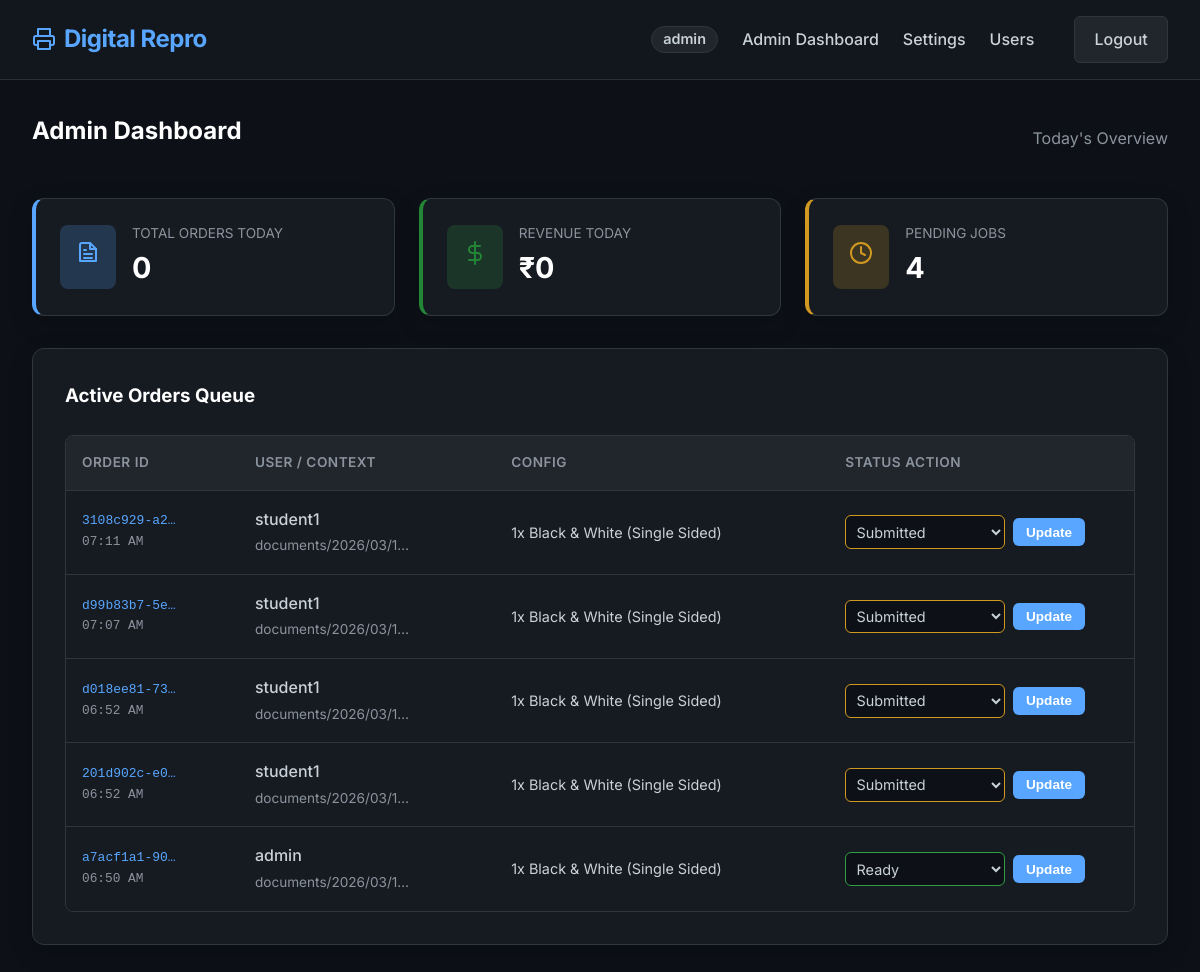
Before: /dashboard/ (signed in) with the older database file.
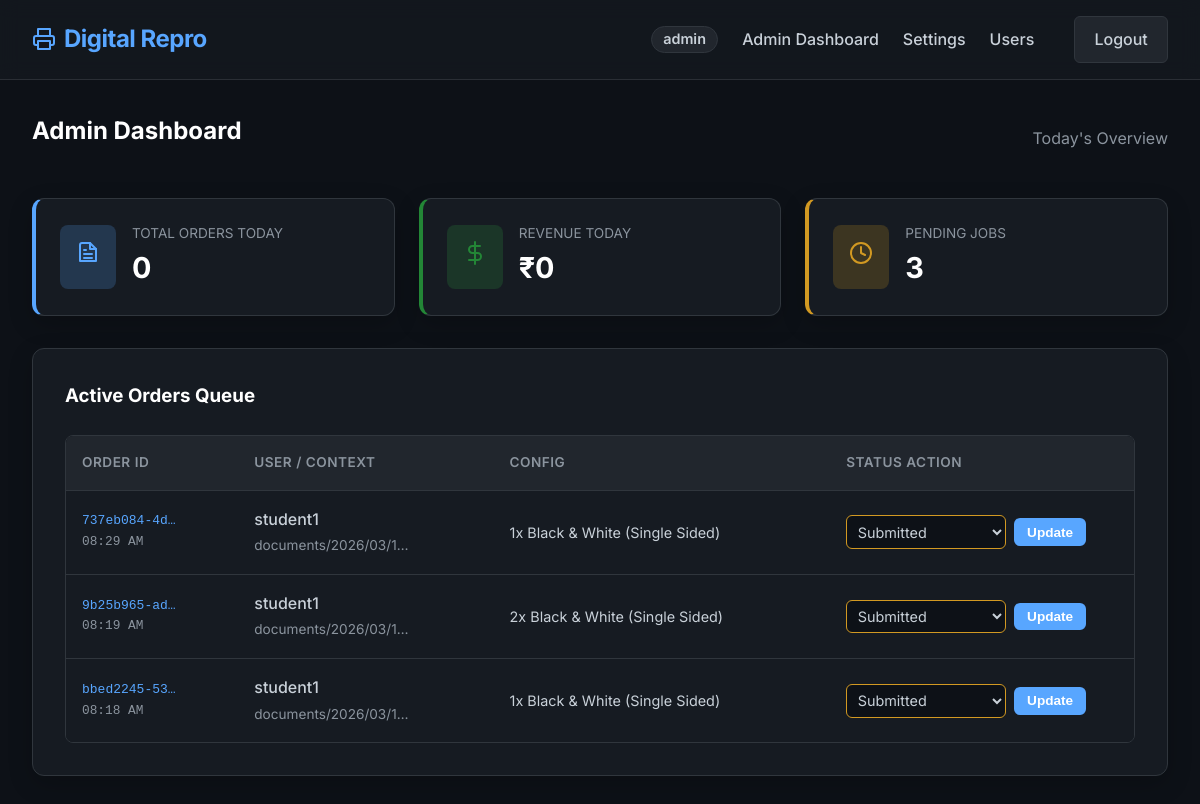
After: the same page with the newer database file.
### orders/models.py (models this page shows, shortened)
class Order(models.Model):
    STATUS_CHOICES = [
        ('Submitted', 'Submitted'),
        ('In Queue', 'In Queue'),
        ('Printing', 'Printing'),
        ('Ready for Pickup', 'Ready for Pickup'),
        ('Completed', 'Completed'),
        ('Cancelled', 'Cancelled'),
    ]
    id = models.UUIDField(primary_key=True, default=uuid.uuid4, editable=False)
    user = models.ForeignKey(User, on_delete=models.CASCADE, related_name='orders')
    status = models.CharField(max_length=20, choices=STATUS_CHOICES, default='Submitted')
    total_cost = models.DecimalField(max_digits=8, decimal_places=2, default=0.00)
    amount_paid = models.DecimalField(max_digits=8, decimal_places=2, default=0.00)
    is_fully_paid = models.BooleanField(default=False)
    created_at = models.DateTimeField(auto_now_add=True)
    updated_at = models.DateTimeField(auto_now=True)

class Document(models.Model):
    order = models.ForeignKey(Order, on_delete=models.CASCADE, related_name='documents')
    file = models.FileField(upload_to='documents/%Y/%m/%d/')
    uploaded_at = models.DateTimeField(auto_now_add=True)
    total_pages = models.PositiveIntegerField(default=1, help_text="Total pages in the document")
    cost = models.DecimalField(max_digits=8, decimal_places=2, default=0.00)

class PrintConfiguration(models.Model):
    PRINT_TYPE_CHOICES = [
        ('BW', 'Black & White'),
        ('Color', 'Color'),
    ]
    SIDES_CHOICES = [
        ('Single', 'Single Sided'),
        ('Double', 'Double Sided'),
    ]
    document = models.OneToOneField(Document, on_delete=models.CASCADE, related_name='configuration')
    copies = models.PositiveIntegerField(default=1)
    print_type = models.CharField(max_length=10, choices=PRINT_TYPE_CHOICES, default='BW')
    sides = models.CharField(max_length=10, choices=SIDES_CHOICES, default='Single')
    pages_selection = models.CharField(max_length=100, default='all', help_text="e.g., 'all', '1-5', '1,3,5-7'")

### accounts/models.py (models this page shows, shortened)
class User(AbstractUser):
    is_student = models.BooleanField(default=True)
    is_admin = models.BooleanField(default=False)
    roll_number = models.CharField(max_length=20, unique=True, null=True, blank=True)
    phone_number = models.CharField(max_length=15, blank=True, null=True)

### dashboard/views.py (the view)
# urls.py: path('', views.admin_dashboard_view, name='admin_dashboard'),
@user_passes_test(is_admin)
def admin_dashboard_view(request):
    today = timezone.now().date()
    daily_orders = Order.objects.filter(created_at__date=today)
    total_orders_today = daily_orders.count()
    revenue_today = sum(order.total_cost for order in daily_orders if order.is_fully_paid)
    pending_jobs = Order.objects.filter(status__in=['Submitted', 'In Queue']).count()
    printing_jobs = Order.objects.filter(status='Printing').count()
    completed_jobs = Order.objects.filter(status='Completed').count()
    active_orders = Order.objects.exclude(status='Completed').order_by('-created_at')
    context = {
        'total_orders_today': total_orders_today,
        'revenue_today': revenue_today,
        'pending_jobs': pending_jobs,
        'printing_jobs': printing_jobs,
        'completed_jobs': completed_jobs,
        'active_orders': active_orders,
    }
    return render(request, 'dashboard/admin_dashboard.html', context)

### dashboard/views.py (called while the page is built)
def is_admin(user):
    return user.is_authenticated and (user.is_admin or user.is_superuser)

### templates/dashboard/admin_dashboard.html (shortened to what the changed rows need)
{% extends 'base.html' %}
{% load static %}
{% block content %}
<div class="header" style="display: flex; justify-content: space-between; align-items: center; margin-bottom: 2rem;">
    <h2>Admin Dashboard</h2>
</div>
<div class="grid-3" style="margin-bottom: 2rem;">
    <div class="card" style="padding: 1.5rem; display: flex; align-items: center; gap: 1rem; border-left: 4px solid #d29922;">
        <div>
            <p style="color: var(--text-secondary); font-size: 0.85rem; text-transform: uppercase;">Pending Jobs</p>
            <h3 style="margin: 0; font-size: 1.8rem; color: #fff;">{{ pending_jobs }}</h3>
        </div>
    </div>
</div>
<div class="card">
    {% if active_orders %}
    <div class="table-container">
        <table>
            <thead>
                <tr>
                    <th>Order ID</th>
                    <th>User / Context</th>
                    <th>Config</th>
                    <th>Status Action</th>
                </tr>
            </thead>
            <tbody>
                {% for order in active_orders %}
                <tr>
                    <td style="font-family: monospace;">
                        <a href="{% url 'order_detail' order.id %}" style="color: var(--primary-color); text-decoration: none;">
                            {{ order.id|truncatechars:12 }}
                        </a><br>
                        <span style="font-size: 0.8rem; color: var(--text-secondary);">{{ order.created_at|time:"H:i A" }}</span>
                    </td>
                    <td>
                        <span style="font-weight: 500;">{{ order.user.username }}</span><br>
                        {% if order.documents.first %}
                            <span style="font-size: 0.85rem; color: var(--text-secondary);">{{ order.documents.first.file.name|truncatechars:20 }}</span>
                        {% endif %}
                    </td>
                    <td style="font-size: 0.9rem;">
                        {% if order.documents.first and order.documents.first.configuration %}
                            {% with conf=order.documents.first.configuration %}
                                {{ conf.copies }}x {{ conf.get_print_type_display }} ({{ conf.get_sides_display }})
                            {% endwith %}
                        {% else %}
                            N/A
                        {% endif %}
                    </td>
                    <td>
                        <form action="{% url 'update_order_status' order.id %}" method="POST" style="display: flex; gap: 0.5rem; align-items: center;">
                            <select name="status" class="form-control" style="padding: 0.4rem; max-width: 160px; font-size: 0.9rem; border-color: {% if order.status == 'Submitted' %}#d29922{% elif order.status == 'Printing' %}#58a6ff{% else %}#2ea043{% endif %};">
                                <option value="Submitted" {% if order.status == 'Submitted' %}selected{% endif %}>Submitted</option>
                                <option value="Ready for Pickup" {% if order.status == 'Ready for Pickup' %}selected{% endif %}>Ready</option>
                            </select>
                            <button type="submit" class="btn btn-primary" style="padding: 0.4rem 0.8rem; font-size: 0.85rem;">Update</button>
                        </form>
                    </td>
                </tr>
                {% endfor %}
            </tbody>
        </table>
    </div>
    {% else %}
    <p style="color: var(--text-secondary); text-align: center; padding: 2rem 0;">No active orders in the queue.</p>
    {% endif %}
</div>
{% endblock %}

Changed rows visible on the page:
no longer on this page (row edited): Order: id "3108c929-a2…", created_at "07:11 AM", user.username "student1", documents.first.file.name "documents/2026/03/1…", documents.first.configuration.copies "1", documents.first.configuration.print_type "Black & White", documents.first.configuration.sides "Single Sided", status "Submitted"
no longer on this page (row edited): Order: id "d99b83b7-5e…", created_at "07:07 AM", user.username "student1", documents.first.file.name "documents/2026/03/1…", documents.first.configuration.copies "1", documents.first.configuration.print_type "Black & White", documents.first.configuration.sides "Single Sided", status "Submitted"
no longer on this page (row edited): Order: id "d018ee81-73…", created_at "06:52 AM", user.username "student1", documents.first.file.name "documents/2026/03/1…", documents.first.configuration.copies "1", documents.first.configuration.print_type "Black & White", documents.first.configuration.sides "Single Sided", status "Submitted"
no longer on this page (row edited): Order: id "201d902c-e0…", created_at "06:52 AM", user.username "student1", documents.first.file.name "documents/2026/03/1…", documents.first.configuration.copies "1", documents.first.configuration.print_type "Black & White", documents.first.configuration.sides "Single Sided", status "Submitted"
no longer on this page (row edited): Order: id "a7acf1a1-90…", created_at "06:50 AM", user.username "admin", documents.first.file.name "documents/2026/03/1…", documents.first.configuration.copies "1", documents.first.configuration.print_type "Black & White", documents.first.configuration.sides "Single Sided", status "Ready"
added Order: id "737eb084-4d…", created_at "08:29 AM", user.username "student1", documents.first.file.name "documents/2026/03/1…", documents.first.configuration.copies "1", documents.first.configuration.print_type "Black & White", documents.first.configuration.sides "Single Sided", status "Submitted"
added Order: id "9b25b965-ad…", created_at "08:19 AM", user.username "student1", documents.first.file.name "documents/2026/03/1…", documents.first.configuration.copies "2", documents.first.configuration.print_type "Black & White", documents.first.configuration.sides "Single Sided", status "Submitted"
added Order: id "bbed2245-53…", created_at "08:18 AM", user.username "student1", documents.first.file.name "documents/2026/03/1…", documents.first.configuration.copies "1", documents.first.configuration.print_type "Black & White", documents.first.configuration.sides "Single Sided", status "Submitted"
Other visible differences:
{{ pending_jobs }}: "4" → "3"
